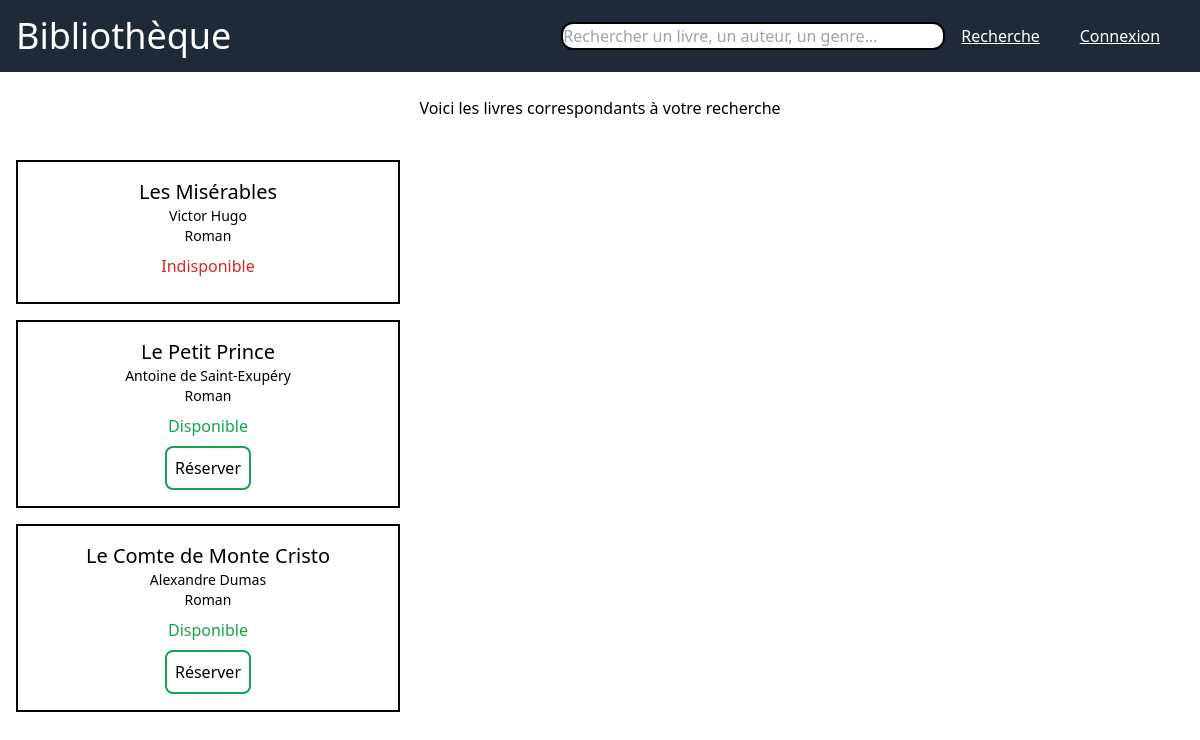
The page /search_book.php?borrow_book=failed on the database its author committed.
### tables this page shows
CREATE TABLE `livre` (
  `id_livre` int(10) NOT NULL,
  `nom_livre` varchar(255) DEFAULT NULL,
  `genre_livre` varchar(255) DEFAULT NULL,
  `auteur_livre` varchar(255) DEFAULT NULL,
  `annee_livre` int(10) DEFAULT NULL,
  `tome_livre` int(10) DEFAULT NULL,
  `etat_livre` varchar(255) NOT NULL DEFAULT 'Disponible',
  `date_retour` date DEFAULT (curdate() + interval 7 day),
  `date_emprunt` date DEFAULT curdate()
);

### src/search_book.php (the view, shortened to what this page needs)
<?php
require_once "includes/dbh.inc.php";
if ($_SERVER["REQUEST_METHOD"] === "POST") {
    if (empty($_POST["key"])) {
        header("Location: index.php");
        die();
    } else {
        $key = $_POST["key"];
        $query = "SELECT * FROM livre WHERE nom_livre LIKE :key OR auteur_livre LIKE :key OR genre_livre LIKE :key";
        $stmt = $pdo->prepare($query);
        $stmt->execute(['key' => '%' . $key . '%']);
        $books = $stmt->fetchAll();
    }
} else {
    $query = "SELECT * FROM livre";
    $stmt = $pdo->prepare($query);
    $stmt->execute();
    $books = $stmt->fetchAll();
}
?>
<!DOCTYPE html>
<html lang="en">
<head>
    <link rel="stylesheet" href="output.css">
</head>
<body>
    <header class="flex bg-gray-800 text-white p-4">
        <div class="flex w-full">
            <a href="index.php">
                <h1 class="text-4xl flex justify-center items-center"> Bibliothèque </h1>
            </a>
        </div>
        <div class="flex w-full justify-end items-center">
            <form class="flex" action="search_book.php" method="post">
                <input class="w-96 border-2 text-black rounded-xl border-black" type="text" name="key" placeholder="Rechercher un livre, un auteur, un genre...">
                <button class="mx-4 underline hover:font-bold" type="submit" name="submit">Recherche</button>
            </form>
        </div>
        <div class="flex w-72 justify-center items-center">
            <div class="flex flex-col">
                <?php
                if (isset($_SESSION["user_username"])) {
                    echo '<form action="includes/logout.inc.php" method="post">';
                    echo '<h1 class="font-title text-sm">' .   "Bonjour, " . $_SESSION["user_username"] . '</h1>';
                    echo '<button type="submit" class="underline hover:font-bold">Se déconnecter</button>';
                    echo '</form>';
                } else {
                    echo '<a class="flex underline hover:text-red-600  justify-center items-center" href="includes/users/login.php">Connexion</a>';
                }
                ?>
            </div>
        </div>
    </header>
    <div>
        <?php
        if ($books) {
        ?>
            <br>
            <h1 class="w-full flex justify-center items-center"> Voici les livres correspondants à votre recherche </h1>
            <br>
            <div>
                <?php
                foreach ($books as $book) {
                    if ($book) {
                ?> <div class="flex text-black justify-end items-center w-96 flex-col border-2 border-black  hover:bg-brown-200 m-4 p-4">
                            <button type="submit" name="id_livre" value="<?php echo $book["id_livre"]; ?>" class="text-xl">
                                <?php echo $book["nom_livre"]; ?>
                                <br>
                                <h1 class="text-sm"><?php echo $book["auteur_livre"]; ?></h1>
                                <h1 class="text-sm"><?php echo $book["genre_livre"]; ?></h1>
                            </button>
                            <?php if ($book["etat_livre"] == "Disponible") { ?>
                                <h1 class=" text-green-600 p-2 rounded-lg">Disponible</h1>
                                <form action="borrow_book.inc.php" method="post">
                                    <button type="submit" name="id_user" value="<?php echo $book["id_user"]; ?>" class="border-2 border-green-600 hover:bg-green-700 hover:text-white p-2 rounded-lg">Réserver</button>
                                </form>
                            <?php } else if ($book["etat_livre"] === "Indisponible") { ?>
                                <h1 class=" text-red-600 p-2 rounded-lg">Indisponible</h1>
                            <?php } ?>
                        </div>
            <?php
                    }
                }
            } else {
                echo "Aucun livre trouvé, veuillez réessayer.";
            }
            ?>
            </div>
    </div>
</body>
</html>

### rows shown on the page
livre: $book["id_livre"] 35 (drawn), nom_livre "Les Misérables", auteur_livre "Victor Hugo", genre_livre "Roman", etat_livre "Indisponible"
livre: $book["id_livre"] 55 (drawn), nom_livre "Le Petit Prince", auteur_livre "Antoine de Saint-Exupéry", genre_livre "Roman"
livre: $book["id_livre"] 57 (drawn), nom_livre "Le Comte de Monte Cristo", auteur_livre "Alexandre Dumas", genre_livre "Roman"
